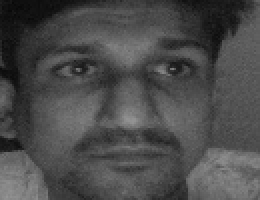
#> input picture Face Detection/Dataset/khnjn/0.jpg, 130 x 100 px, given in place of the camera (shown 2 times larger)
$ python Assignment_type_2.py
#> lines starting #> are read from the running program, lines starting #| are printed output that depends on the picture; after the words box and inside, x2 and y2 are one past the last pixel; in counts of white or black regions, pixels touching at a corner belong together
import cv2
import os
dataset = "dataset"
name = "khnjn"

path = os.path.join(dataset,name)
if not os.path.isdir(path):
    os.mkdir(path)

(width,height) = (130,100)
alg = "haarcascade_frontalface_default.xml"
haar_cascade = cv2.CascadeClassifier(alg)
cam = cv2.VideoCapture(0)

count = 0
while count < 51:
    text="No Person Detected"
    _,img = cam.read()
#> img is the input picture: shape (100, 130, 3); min 8, max 148, mean 75.1
    grayImg = cv2.cvtColor(img,cv2.COLOR_BGR2GRAY)
    face = haar_cascade.detectMultiScale(grayImg,1.3,4)
#> face = [[18, 8, 89, 89]]
    for (x,y,w,h) in face:
        cv2.rectangle(img,(x,y),(x+w,y+h), (0,255,0),2)
        faceOnly = grayImg[y:y+h,x:x+w]
        resizeImg = cv2.resize(faceOnly,(width,height))
        cv2.imwrite("%s/%s.jpg" %(path,count),resizeImg)
        count+=1
        text =  "Person is Detected"
#> this loop made 1 pass
#> (x, y, w, h, count, text) on pass 1: (18, 8, 89, 89, 1, 'Person is Detected')
#> pass 1, `faceOnly = grayImg[y:y+h,x:x+w]`:
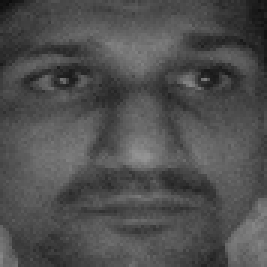
#> faceOnly: shape (89, 89) (shown 3 times larger); min 13, max 147, mean 78.8
#> pass 1, `resizeImg = cv2.resize(faceOnly,(width,height))`:
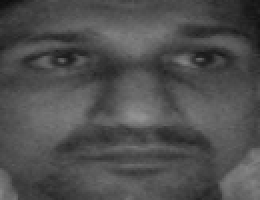
#> resizeImg: shape (100, 130) (shown 2 times larger); min 15, max 146, mean 78.7
#> after the loop:
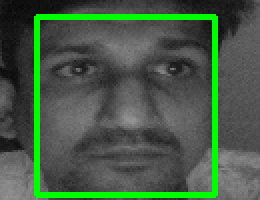
#> img: shape (100, 130, 3) (shown 2 times larger); 8.18% of pixels changed, all inside (x1, y1, x2, y2) = (17, 7, 109, 99)
#> after the loop, count = 1
    cv2.putText(img,text,(10,20),cv2.FONT_HERSHEY_SIMPLEX,0.5,(0,0,255),2)
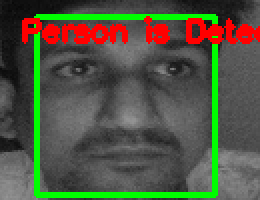
#> img: shape (100, 130, 3) (shown 2 times larger); 5.87% of pixels changed, all inside (x1, y1, x2, y2) = (11, 8, 130, 22)
    cv2.imshow("FaceDetection",img)
    key = cv2.waitKey(10)
#> (key Esc is pressed here)
    if key == 49:
        break
print("Image Captured succssfully")
cam.release()
cv2.destroyAllWindows()
